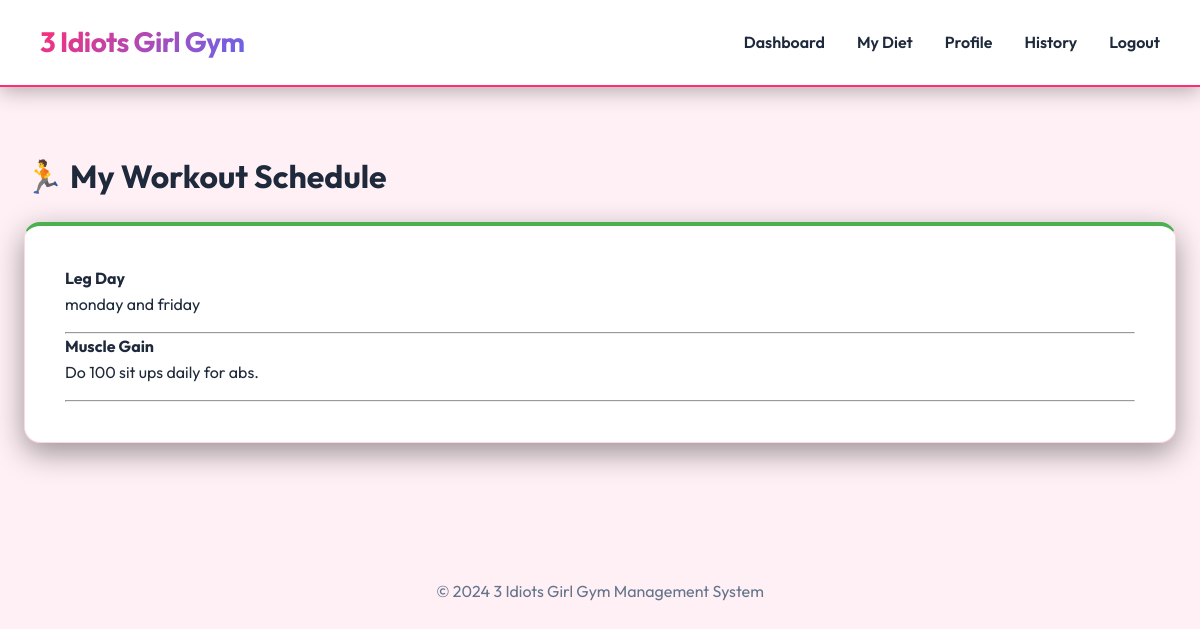
The page /my_workouts (signed in) on the database its author committed.
### tables this page shows
CREATE TABLE workouts (
        id INTEGER PRIMARY KEY AUTOINCREMENT,
        member_id INTEGER,
        workout_type TEXT,
        schedule_details TEXT,
        FOREIGN KEY (member_id) REFERENCES members (id)
    );

### app.py (the view)
@app.route("/my_workouts")
def my_workouts():
    if "member_id" not in session:
        return redirect("/login")
    conn = get_db()
    workouts = conn.execute(
        "SELECT * FROM workouts WHERE member_id=? ORDER BY id DESC",
        (session["member_id"],)
    ).fetchall()
    conn.close()
    return render_template("my_workouts.html", workouts=workouts)

### app.py (called while the page is built)
def get_db():
    conn = sqlite3.connect(DATABASE)
    conn.row_factory = sqlite3.Row
    return conn

### templates/my_workouts.html (shortened to what this page needs)
{% extends "base.html" %}
{% block content %}
<div class="page-wrapper">
  <h1>🏃 My Workout Schedule</h1>
  <div class="card" style="border-top: 4px solid #4CAF50;">
    {% for w in workouts %}
      <div style="margin-bottom: 15px;">
        <h4>{{ w.workout_type }}</h4>
        <p>{{ w.schedule_details }}</p>
      </div>
      <hr>
    {% else %}
      <p>No workouts assigned.</p>
    {% endfor %}
  </div>
</div>
{% endblock %}

### static/style.css (style rules this page uses)
:root { --primary-color: #ff2d75; --primary-hover: #e02568; --secondary-color: #6366f1; --success-color: #10b981; --danger-color: #f43f5e; --warning-color: #f59e0b; --info-color: #0ea5e9; --dark-color: #1e293b; --nav-bg: #ffffff; --body-bg: #fff0f5; --card-bg: #ffffff; --card-border: #ffd6e0; --text-main: #1e293b; --text-muted: #64748b; --accent-gradient: linear-gradient(135deg, #ff2d75 0%, #6366f1 100%); }
* { box-sizing: border-box; margin: 0; padding: 0; }
body { font-family: 'Outfit', sans-serif; background-color: var(--body-bg); color: var(--text-main); line-height: 1.6; }
.page-wrapper { padding: 1rem 0; }
.card { background-color: var(--card-bg); padding: 2.5rem; border-radius: 16px; border: 1px solid var(--card-border); box-shadow: 0 10px 30px rgba(0, 0, 0, 0.4); margin-bottom: 2.5rem; }
h1, h2, h3 { margin-bottom: 1.25rem; font-weight: 700; }

### rows shown on the page
workouts: workout_type "Leg Day", schedule_details "monday and friday"
workouts: workout_type "Muscle Gain", schedule_details "Do 100 sit ups daily for abs."
